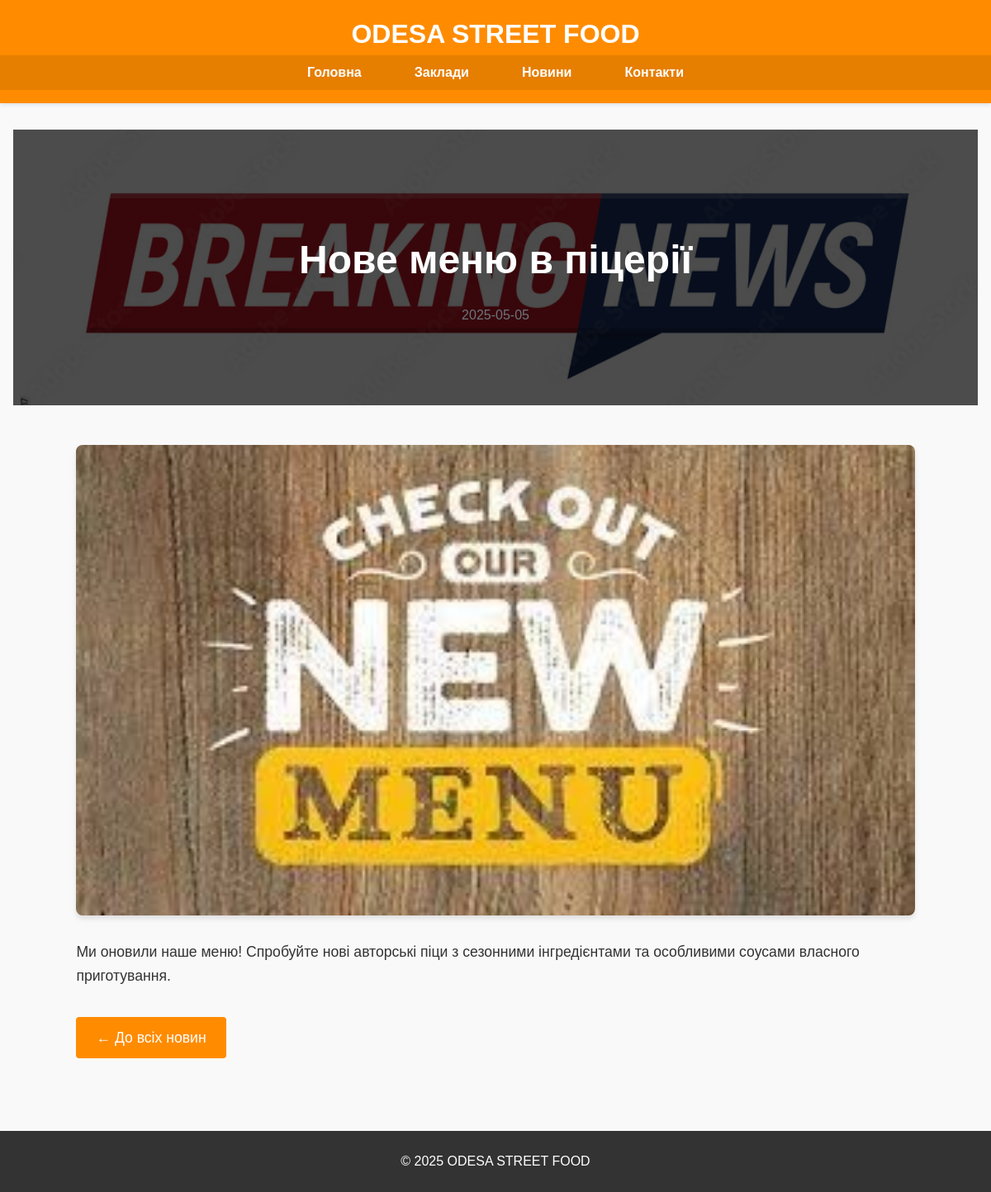
Page /news/2 on the earlier database version.
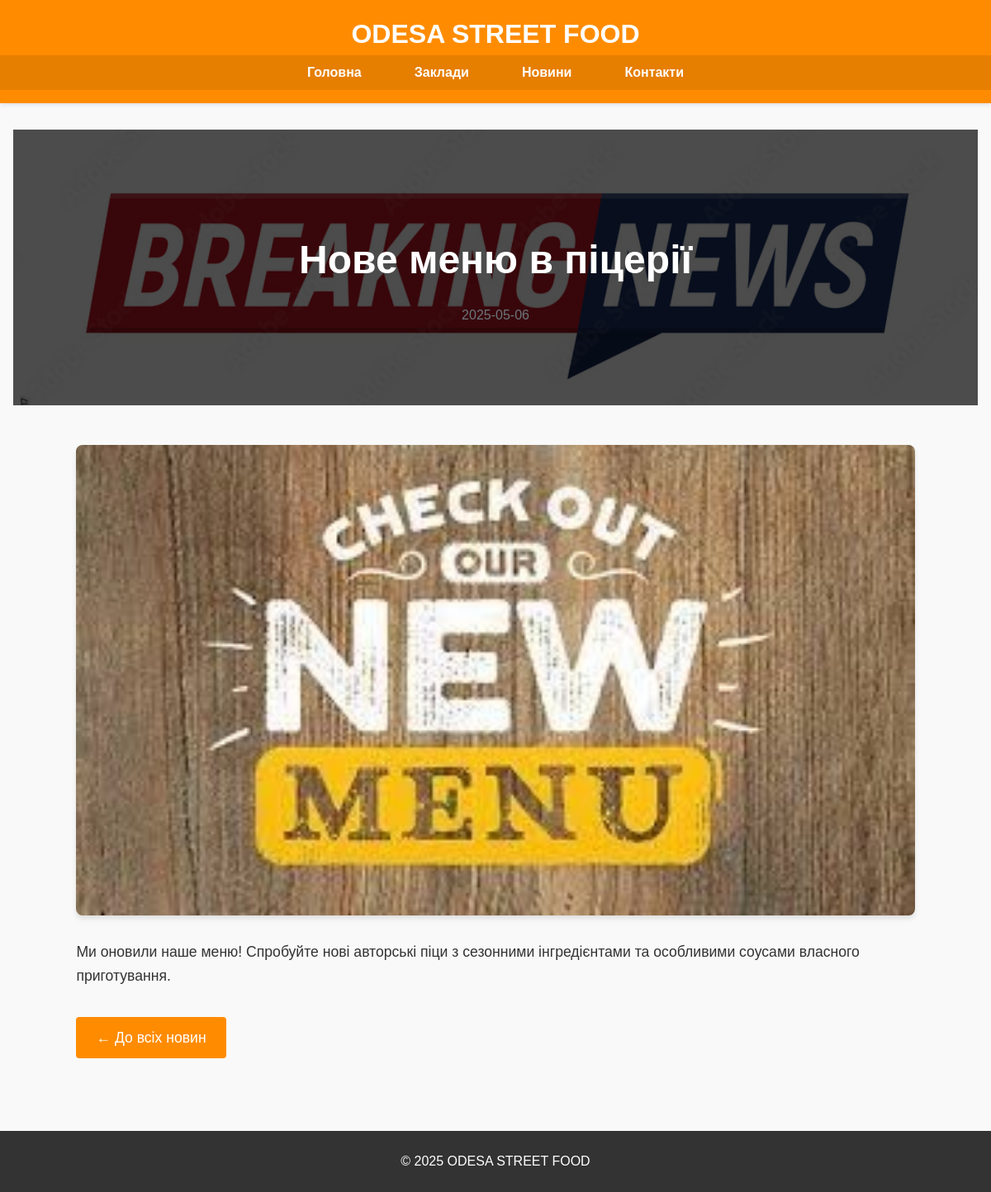
Same page on the later database version.
### tables this page shows
CREATE TABLE news
                 (
                     id
                     INTEGER
                     PRIMARY
                     KEY
                     AUTOINCREMENT,
                     title
                     TEXT
                     NOT
                     NULL,
                     date
                     TEXT
                     NOT
                     NULL,
                     content
                     TEXT
                     NOT
                     NULL,
                     image
                     TEXT
                     NOT
                     NULL
                 );

### app.py (the view)
@app.route('/news/<int:news_id>')
def news_item(news_id):
    conn = sqlite3.connect('news.db')
    c = conn.cursor()
    c.execute("SELECT * FROM news WHERE id = ?", (news_id,))
    news_item = dict(zip(['id', 'title', 'date', 'content', 'image'], c.fetchone()))
    conn.close()
    return render_template('news_item.html', now=datetime.now(), news_item=news_item)

### templates/news_item.html (shortened to what this page needs)
{% extends "base.html" %}
{% block content %}
<section class="news-header">
    <h1>{{ news_item.title }}</h1>
    <p class="news-date">{{ news_item.date }}</p>
</section>
<section class="news-single">
    <div class="container">
        <div class="news-image-full">
            <img src="{{ url_for('static', filename='images/news/' + news_item.image) }}" alt="{{ news_item.title }}">
        </div>
        <div class="news-content-full">
            <p>{{ news_item.content }}</p>
            <a href="/news" class="btn">← До всіх новин</a>
        </div>
    </div>
</section>
{% endblock %}

### templates/base.html (shortened to what this page needs)
<!DOCTYPE html>
<html lang="uk">
<head>
    <link rel="stylesheet" href="{{ url_for('static', filename='css/style.css') }}">
<link rel="stylesheet" href="https://cdnjs.cloudflare.com/ajax/libs/font-awesome/5.15.4/css/all.min.css">
</head>
<body>
    <header>
        <h1>ODESA STREET FOOD</h1>
        <nav>
            <ul>
                <li><a href="{{ url_for('index') }}">Головна</a></li>
                <li><a href="{{ url_for('restaurants') }}">Заклади</a></li>
                <li><a href="{{ url_for('news') }}">Новини</a></li>
                <li><a href="{{ url_for('contacts') }}">Контакти</a></li>
            </ul>
        </nav>
    </header>
    <main>
        {% block content %}{% endblock %}
    </main>
    <footer>
        <p>&copy; {{ now.year }} ODESA STREET FOOD</p>
    </footer>
</body>
</html>

### static/css/style.css (style rules this page uses)
body { font-family: 'Arial', sans-serif; margin: 0; padding: 0; line-height: 1.6; color: #333; background-color: #f9f9f9; }
header { background: #ff8c00; color: white; padding: 1rem 0; box-shadow: 0 2px 5px rgba(0,0,0,0.1); }
header h1 { margin: 0; padding: 0 1rem; text-align: center; font-size: 2rem; }
nav { background: #e67e00; padding: 0.5rem 0; }
nav ul { list-style: none; padding: 0; margin: 0; display: flex; justify-content: center; gap: 2rem; flex-wrap: wrap; }
nav a { color: white; text-decoration: none; font-weight: bold; padding: 0.5rem 1rem; border-radius: 4px; transition: background-color 0.3s; }
main { max-width: 1200px; margin: 2rem auto; padding: 0 1rem; }
footer { background: #333; color: white; text-align: center; padding: 1.5rem; margin-top: 3rem; }
footer p { margin: 0; }
.container { width: 90%; max-width: 1200px; margin: 0 auto; }
.btn { display: inline-block; background: #ff8c00; color: white; padding: 0.7rem 1.5rem; border-radius: 4px; text-decoration: none; margin-top: 1rem; transition: background 0.3s; }
.news-header { background: linear-gradient(rgba(0,0,0,0.7), rgba(0,0,0,0.7)), url('../images/news-bg.jpg'); background-size: cover; background-position: center; color: white; text-align: center; padding: 5rem 0; margin-bottom: 3rem; }
.news-header h1 { font-size: 3rem; margin-bottom: 1rem; }
.news-date { color: #ff8c00; font-size: 0.9rem; }
.news-date { color: #6c757d; font-size: 1rem; display: block; margin-top: 10px; }
.news-single { max-width: 1200px; margin: 0 auto; padding: 0 20px; }
.news-image-full { margin-bottom: 30px; border-radius: 8px; overflow: hidden; box-shadow: 0 4px 6px rgba(0, 0, 0, 0.1); }
.news-image-full img { width: 100%; height: auto; display: block; transition: transform 0.3s ease; }
.news-content-full { line-height: 1.6; font-size: 1.1rem; color: #333; padding-bottom: 40px; }
.news-content-full p { margin-bottom: 20px; }

Differences in the rows shown:
changed news "Нове меню в піцерії": date "2025-05-05" → "2025-05-06"
